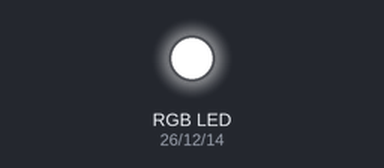
Simulated run of this program. Board: ESP32 board running MicroPython. Shown: an RGB LED mixed from three pins (HIGH = lit). Dim RGB values are drawn brighter than linear.

Above: at 0.05 s.
At 1.15 s:
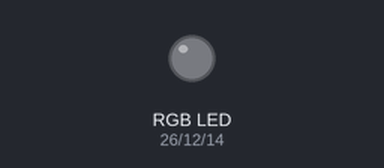
At 2.25 s:
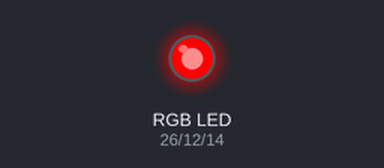
At 4.5 s:
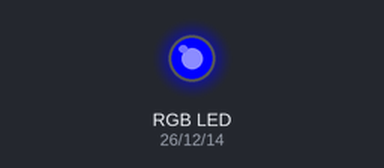
At 6.75 s:
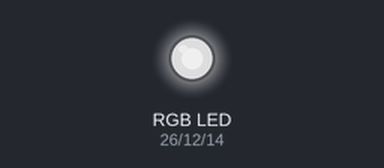
At 9.0 s:
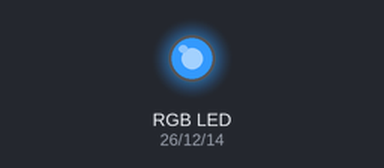
Timing chart, 0 to 11.7 s (numbered marks = the images above):
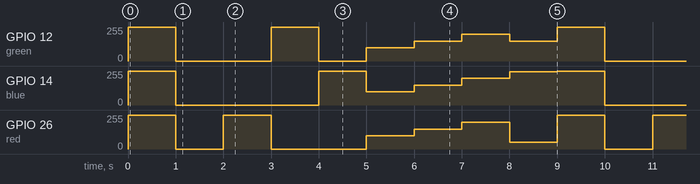

Measured:
- by itself, GPIO 14 (blue): repeats every 9.0 s: 0/255 3.0 s, 254/255 1.0 s, 100/255 1.0 s, 150/255 1.0 s, 199/255 1.0 s, 249/255 1.0 s, 254/255 1.0 s
- by itself, GPIO 26 (red): repeats every 9.0 s: 0/255 1.0 s, 254/255 1.0 s, 0/255 2.0 s, 100/255 1.0 s, 150/255 1.0 s, 199/255 1.0 s, 50/255 1.0 s, 254/255 1.0 s
- by itself, GPIO 12 (green): repeats every 9.0 s: 0/255 2.0 s, 254/255 1.0 s, 0/255 1.0 s, 100/255 1.0 s, 150/255 1.0 s, 199/255 1.0 s, 150/255 1.0 s, 254/255 1.0 s

The program:

task-2_pwm.py
```python
from machine import Pin, PWM
from time import sleep

# connect it to Pin 26, 27, and 14
blue = PWM(Pin(14))
green = PWM(Pin(12))
red = PWM(Pin(26))

# base frequency for PWM is 1000Hz
blue.freq(1000)
green.freq(1000)
red.freq(1000)


def rgb(r=255, g=255, b=255):
    blue.duty(b*4)          # set duty cycle
    green.duty(g*4)          # set duty cycle
    red.duty(r*4)          # set duty cycle


# show some cases....
i = 0
while True:
    rgb(255, 255, 255)  # white
    sleep(1)
    rgb(0, 0, 0)  # off = black
    sleep(1)
    rgb(255, 0, 0)  # red
    sleep(1)
    rgb(0, 255, 0)  # gree
    sleep(1)
    rgb(0, 0, 255)  # blue
    sleep(1)
    rgb(100, 100, 100)
    sleep(1)
    rgb(150, 150, 150)
    sleep(1)
    rgb(200, 200, 200)
    sleep(1)
    rgb(50, 150, 250)
    sleep(1)
    rgb(250, 150, 50)
    i = i+1
    rgb(1+i, 100+8*i, 50+2*i)
```
